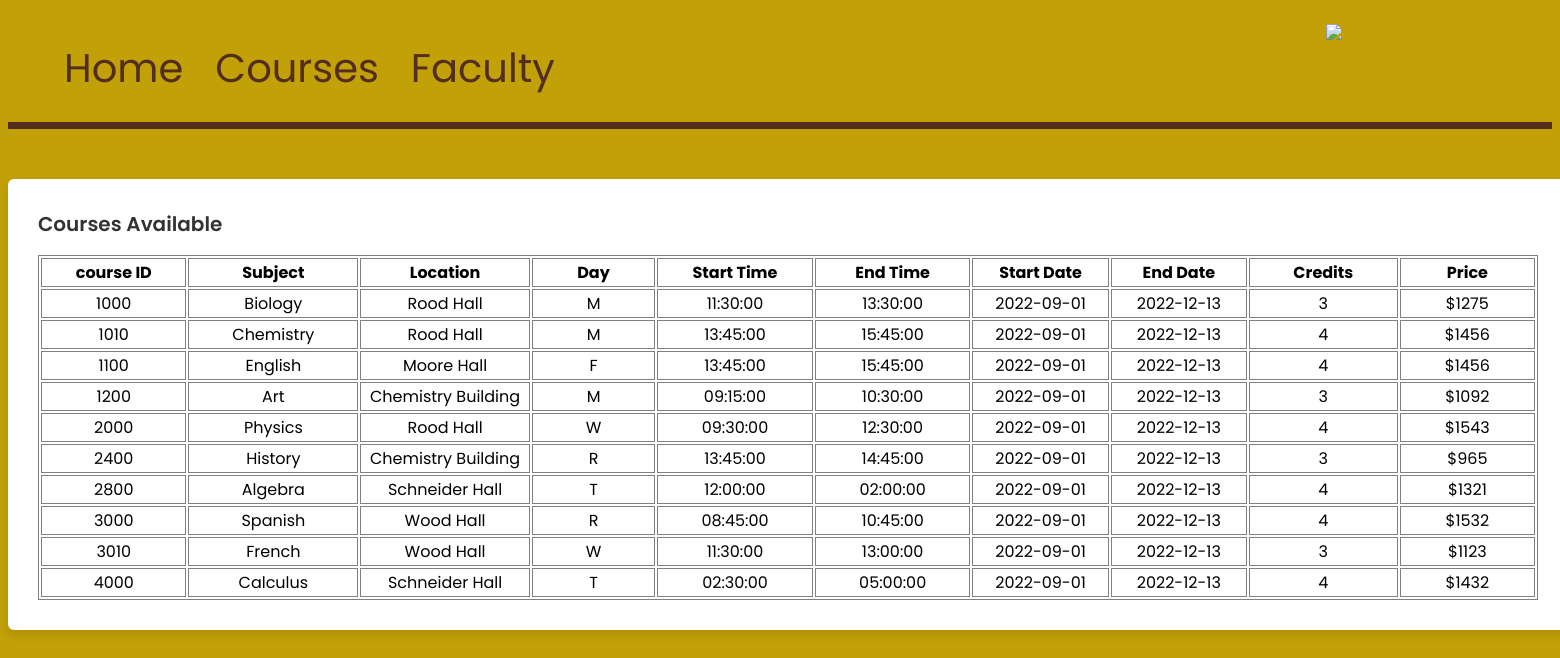
/courses.php, run on the app's committed database.
### tables this page shows
CREATE TABLE `course` (
  `courseid` int(11) NOT NULL,
  `roomid` int(11) NOT NULL,
  `subject` varchar(30) NOT NULL,
  `day` enum('M','T','W','R','F') DEFAULT NULL,
  `start_time` time DEFAULT NULL,
  `end_time` time DEFAULT NULL,
  `credits` int(11) NOT NULL DEFAULT 0,
  `price` int(11) NOT NULL DEFAULT 0,
  `start_date` date NOT NULL DEFAULT '0000-00-00',
  `end_date` date NOT NULL DEFAULT '0000-00-00'
);

CREATE TABLE `room` (
  `roomid` int(11) NOT NULL,
  `staffid` int(11) DEFAULT NULL,
  `studentid` int(11) DEFAULT NULL,
  `location` varchar(30) NOT NULL DEFAULT ''
);

### courses.php (the view, shortened to what this page needs)
<?php
include "mysqlcon.php";
$sql = "select courseid, subject, location, day, start_time, end_time, start_date, end_date, credits, price from course, room where course.roomid = room.roomid";
$res = mysqli_query($conn, $sql);
?>
<!DOCTYPE html>
<html lang="en">
	<head>
		<link rel="stylesheet" href="css/style.css">
	</head>
		<header>
			<div class="topnav">
				<ul>
					<img src="art/wmu-logo.svg" style: width="15%" align="right" vertic>
					<a href="index.php">Home</a>
					<a href="courses.php">Courses</a>
					<a href="faculty.php">Faculty</a>
				</ul>
			</div>
		</header>
    </head>
    <body>
        <div class="container" style="width: 1505px">
            <header>Courses Available</header>
            <form style="min-height: 300px;">
            <table>
                <tr>
                    <th>course ID</th>
                    <th>Subject</th>
                    <th>Location</th>
                    <th>Day</th>
                    <th>Start Time</th>
                    <th>End Time</th>
                    <th>Start Date</th>
                    <th>End Date</th>
                    <th>Credits</th>
                    <th>Price</th>
                </tr>
<?php
foreach ($res as $res) {
    $courseid = $res['courseid'];
    $subject = $res['subject'];
    $location = $res['location'];
    $day = $res['day'];
    $start_time = $res['start_time'];
    $end_time = $res['end_time'];
    $start_date = $res['start_date'];
    $end_date = $res['end_date'];
    $credits = $res['credits'];
    $price = $res['price'];
?>
                <tr>
                    <td><?php echo $courseid;?>
                    <td><?php echo $subject;?>
                    <td><?php echo $location;?>
                    <td><?php echo $day;?>
                    <td><?php echo $start_time;?>
                    <td><?php echo $end_time;?>
                    <td><?php echo $start_date;?>
                    <td><?php echo $end_date;?>
                    <td><?php echo $credits;?>
                    <td>$<?php echo $price;?>
                </tr>
<?php
}
?>
            </table>
            </form>
        </div>
    </body>
</html>

### css/style.css (style rules this page uses)
* { font-family: 'Poppins', sans-serif; }
body { background-color: #c2a008 !important; }
.topnav { overflow: hidden; padding: 0 0 10px 0; background-color: #c2a008 !important; list-style-type: none; width: 100%; border-bottom-width: 7px; border-bottom-style: solid; border-bottom-color: #532E1F; }
.topnav a { float: left; color: #532E1F; text-align: center; font-size: 40px; padding: 14px 16px; text-decoration: none; }
table, th, td { border: 1px double gray; width: 1500px; text-align: center; }
.container { position: relative; width: 750px; border-radius: 6px; padding: 30px; margin-top: 50px; margin-left: auto; margin-right: auto; background-color: #fff; box-shadow: 0 5px 10px rgba(0, 0, 0, 0.1); }
.container header { position: relative; font-size: 20px; font-weight: 600; color: #333; }
.container header::before { content: ""; position: absolute; left: 0; bottom: -2px; height: 3px; width: 27px; border-radius: 8px; }
.container form { position: relative; margin-top: 16px; min-height: 400px; background-color: #fff; overflow: hidden; }

### data on the page
course: courseid "1000", subject "Biology", roomid.location "Rood Hall", day "M", start_time "11:30:00", end_time "13:30:00", start_date "2022-09-01", end_date "2022-12-13", credits "3", price "1275"
course: courseid "1010", subject "Chemistry", roomid.location "Rood Hall", day "M", start_time "13:45:00", end_time "15:45:00", start_date "2022-09-01", end_date "2022-12-13", credits "4", price "1456"
course: courseid "1100", subject "English", roomid.location "Moore Hall", day "F", start_time "13:45:00", end_time "15:45:00", start_date "2022-09-01", end_date "2022-12-13", credits "4", price "1456"
course: courseid "1200", subject "Art", roomid.location "Chemistry Building", day "M", start_time "09:15:00", end_time "10:30:00", start_date "2022-09-01", end_date "2022-12-13", credits "3", price "1092"
course: courseid "2000", subject "Physics", roomid.location "Rood Hall", day "W", start_time "09:30:00", end_time "12:30:00", start_date "2022-09-01", end_date "2022-12-13", credits "4", price "1543"
course: courseid "2400", subject "History", roomid.location "Chemistry Building", day "R", start_time "13:45:00", end_time "14:45:00", start_date "2022-09-01", end_date "2022-12-13", credits "3", price "965"
course: courseid "2800", subject "Algebra", roomid.location "Schneider Hall", day "T", start_time "12:00:00", end_time "02:00:00", start_date "2022-09-01", end_date "2022-12-13", credits "4", price "1321"
course: courseid "3000", subject "Spanish", roomid.location "Wood Hall", day "R", start_time "08:45:00", end_time "10:45:00", start_date "2022-09-01", end_date "2022-12-13", credits "4", price "1532"
course: courseid "3010", subject "French", roomid.location "Wood Hall", day "W", start_time "11:30:00", end_time "13:00:00", start_date "2022-09-01", end_date "2022-12-13", credits "3", price "1123"
course: courseid "4000", subject "Calculus", roomid.location "Schneider Hall", day "T", start_time "02:30:00", end_time "05:00:00", start_date "2022-09-01", end_date "2022-12-13", credits "4", price "1432"
